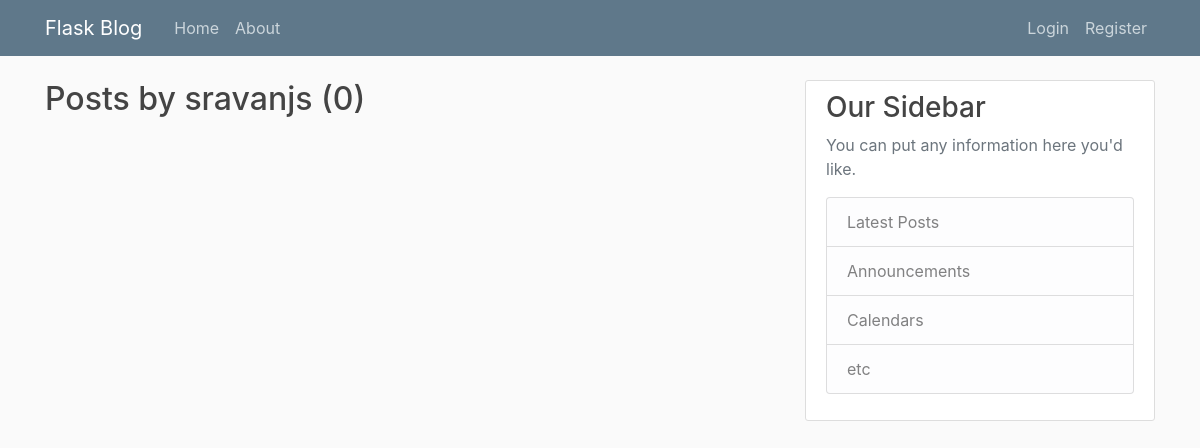
Before: /user/sravanjs with the older database file.
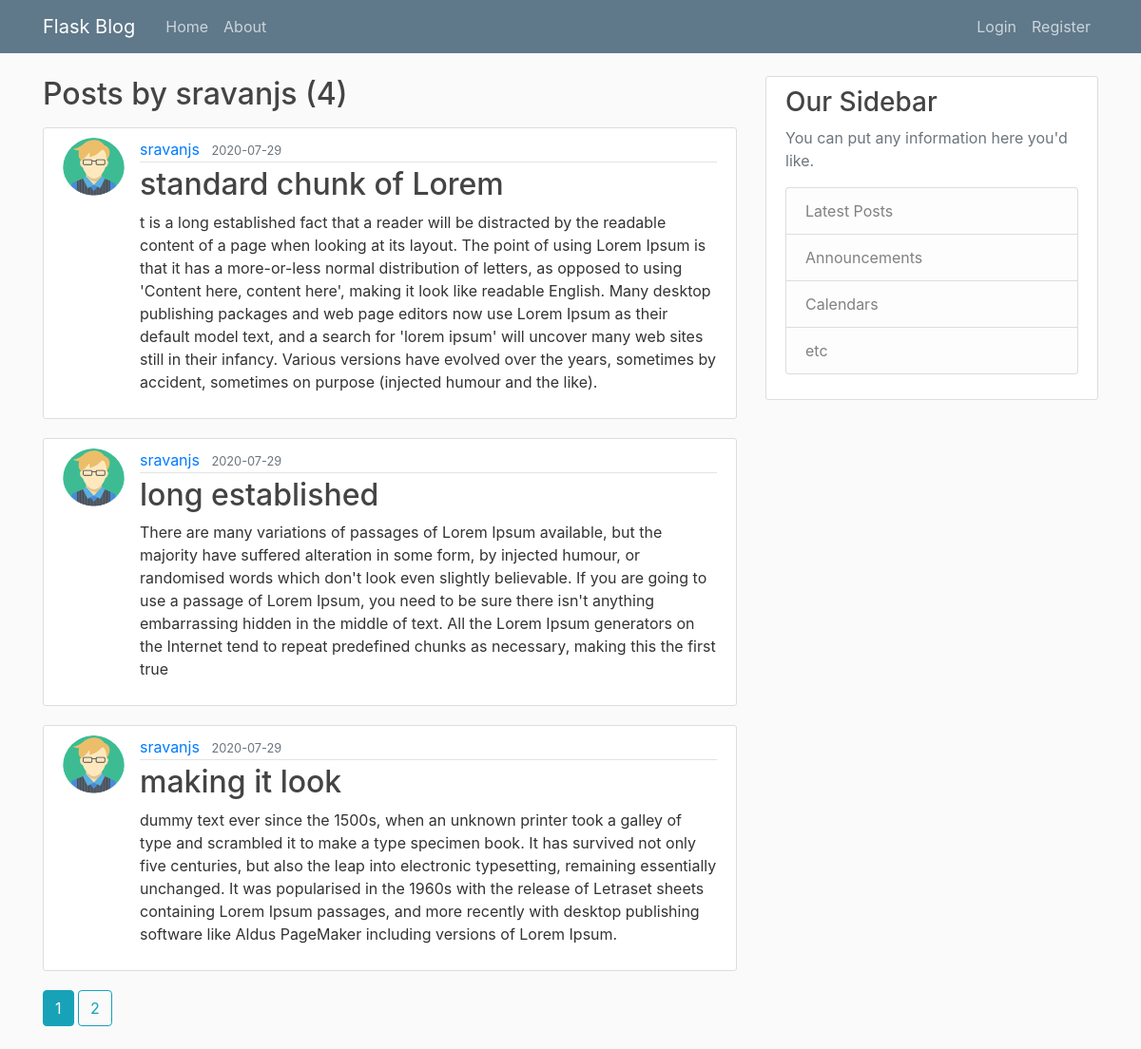
After: the same page with the newer database file.
### ffgt/models.py (models this page shows, shortened)
class User(db.Model, UserMixin):
    id = db.Column(db.Integer, primary_key=True)
    username = db.Column(db.String(20), unique=True, nullable=False)
    email = db.Column(db.String(120), unique=True, nullable=False)
    image_file = db.Column(db.String(20), nullable=False, default='default.png')
    password = db.Column(db.String(60), nullable=False)
    posts = db.relationship('Post', backref='author', lazy=True)

class Post(db.Model):
    id = db.Column(db.Integer, primary_key=True)
    title = db.Column(db.String(100), nullable=False)
    date = db.Column(db.DateTime, nullable=False, default=datetime.utcnow)
    content = db.Column(db.Text, nullable=False)
    user_id = db.Column(db.Integer, db.ForeignKey('user.id'), nullable=False)

### ffgt/routes.py (the view)
@app.route('/user/<string:username>')
def user_posts(username):
    page = request.args.get('page', 1, type=int)
    user = User.query.filter_by(username=username).first_or_404()
    posts = Post.query.filter_by(author=user)\
        .order_by(Post.date.desc())\
        .paginate(page= page, per_page=3)
    return render_template('user_posts.html', posts=posts, user=user)

### ffgt/templates/user_posts.html
{% extends 'layout.html' %}
{% block content %}
<h2 class="mb-3">Posts by {{ user.username }} ({{ posts.total }})</h2>
{% for post in posts.items %}
<article class="media content-section">
    <img src="{{ url_for('static', filename='dp/') + post.author.image_file}}" alt=""
         class="rounded-circle article-img">
    <div class="media-body">
        <div class="article-metadata">
            <a class="mr-2" href="{{ url_for('user_posts', username=post.author.username) }}">{{ post.author.username }}</a>
            <small class="text-muted">{{ post.date.strftime('%Y-%m-%d') }}</small>
        </div>
        <h2><a class="article-title" href="{{ url_for('post', post_id=post.id) }}">{{ post.title }}</a></h2>
        <p class="article-content">{{ post.content }}</p>
    </div>
</article>
{% endfor %}
{% for page_num in posts.iter_pages(left_edge=1, right_edge=1, left_current=1, right_current=2) %}
    {% if page_num %}
        {% if posts.page == page_num %}
            <a class="btn btn-info mb-4" href="{{ url_for('user_posts', username = user.username, page=page_num) }}">{{ page_num }}</a>
        {% else %}
            <a class="btn btn-outline-info mb-4" href="{{ url_for('user_posts', username = user.username,page=page_num) }}">{{ page_num }}</a>
        {% endif %}
    {% endif %}
{% endfor %}
{% endblock content %}

### ffgt/templates/layout.html (shortened to what this page needs)
<!DOCTYPE html>
<html lang="en">
<head>
    <link rel="stylesheet" href="https://stackpath.bootstrapcdn.com/bootstrap/4.5.0/css/bootstrap.min.css">
    <link rel="stylesheet" type="text/css" href="{{ url_for('static', filename='main.css') }}" >
</head>
<body>
    <header class="site-header">
      <nav class="navbar navbar-expand-md navbar-dark bg-steel fixed-top">
        <div class="container">
          <a class="navbar-brand mr-4" href="/">Flask Blog</a>
          <div class="collapse navbar-collapse" id="navbarToggle">
            <div class="navbar-nav mr-auto">
              <a class="nav-item nav-link" href="{{ url_for('home') }}">Home</a>
              <a class="nav-item nav-link" href="{{ url_for('about') }}">About</a>
            </div>
            <div class="navbar-nav">
                {% if current_user.is_authenticated %}
                <a class="nav-item nav-link" href="{{ url_for('new_post') }}">New Post</a>
                <a class="nav-item nav-link" href="{{ url_for('account') }}">Account</a>
                    <a class="nav-item nav-link" href="{{ url_for('logout') }}">Logout</a>
                {% else %}
                    <a class="nav-item nav-link" href="{{ url_for('login') }}">Login</a>
                    <a class="nav-item nav-link" href="{{ url_for('register') }}">Register</a>
                {% endif %}
            </div>
          </div>
        </div>
      </nav>
    </header>
    <main role="main" class="container">
      <div class="row">
        <div class="col-md-8">
          {% block content %}{% endblock %}
        </div>
        <div class="col-md-4">
          <div class="content-section">
            <h3>Our Sidebar</h3>
            <p class='text-muted'>You can put any information here you'd like.
              <ul class="list-group">
                <li class="list-group-item list-group-item-light">Latest Posts</li>
                <li class="list-group-item list-group-item-light">Announcements</li>
                <li class="list-group-item list-group-item-light">Calendars</li>
                <li class="list-group-item list-group-item-light">etc</li>
              </ul>
            </p>
          </div>
        </div>
      </div>
    </main>
</body>
</html>

### ffgt/static/main.css (style rules this page uses)
body { background: #fafafa; color: #333333; margin-top: 5rem; }
h1, h2, h3, h4, h5, h6 { color: #444444; }
.bg-steel { background-color: #5f788a; }
.site-header .navbar-nav .nav-link { color: #cbd5db; }
.content-section { background: #ffffff; padding: 10px 20px; border: 1px solid #dddddd; border-radius: 3px; margin-bottom: 20px; }
.article-title { color: #444444; }
.article-content { white-space: pre-line; }
.article-img { height: 65px; width: 65px; margin-right: 16px; }
.article-metadata { padding-bottom: 1px; margin-bottom: 4px; border-bottom: 1px solid #e3e3e3 }

Changed rows visible on the page:
added Post: image_file (picture), author.username "sravanjs", date "2020-07-29", title "standard chunk of Lorem", content "t is a long established fact that a reader will be distracted by the readable content of a page when looking at its layout. The point of using Lorem Ipsum is that it has a more-or-less normal distribution of letters, as opposed to using 'Content here, content here', making it look like readable English. Many desktop publishing packages and web page editors now use Lorem Ipsum as their default model text, and a search for 'lorem ipsum' will uncover many web sites still in their infancy. Various versions have evolved over the years, sometimes by accident, sometimes on purpose (injected humour and the like)."
added Post: image_file (picture), author.username "sravanjs", date "2020-07-29", title "long established", content "There are many variations of passages of Lorem Ipsum available, but the majority have suffered alteration in some form, by injected humour, or randomised words which don't look even slightly believable. If you are going to use a passage of Lorem Ipsum, you need to be sure there isn't anything embarrassing hidden in the middle of text. All the Lorem Ipsum generators on the Internet tend to repeat predefined chunks as necessary, making this the first true"
added Post: image_file (picture), author.username "sravanjs", date "2020-07-29", title "making it look", content "dummy text ever since the 1500s, when an unknown printer took a galley of type and scrambled it to make a type specimen book. It has survived not only five centuries, but also the leap into electronic typesetting, remaining essentially unchanged. It was popularised in the 1960s with the release of Letraset sheets containing Lorem Ipsum passages, and more recently with desktop publishing software like Aldus PageMaker including versions of Lorem Ipsum."
Other visible differences:
{{ posts.total }}: "0" → "4"
new list line: "1"
new list line: "2"
